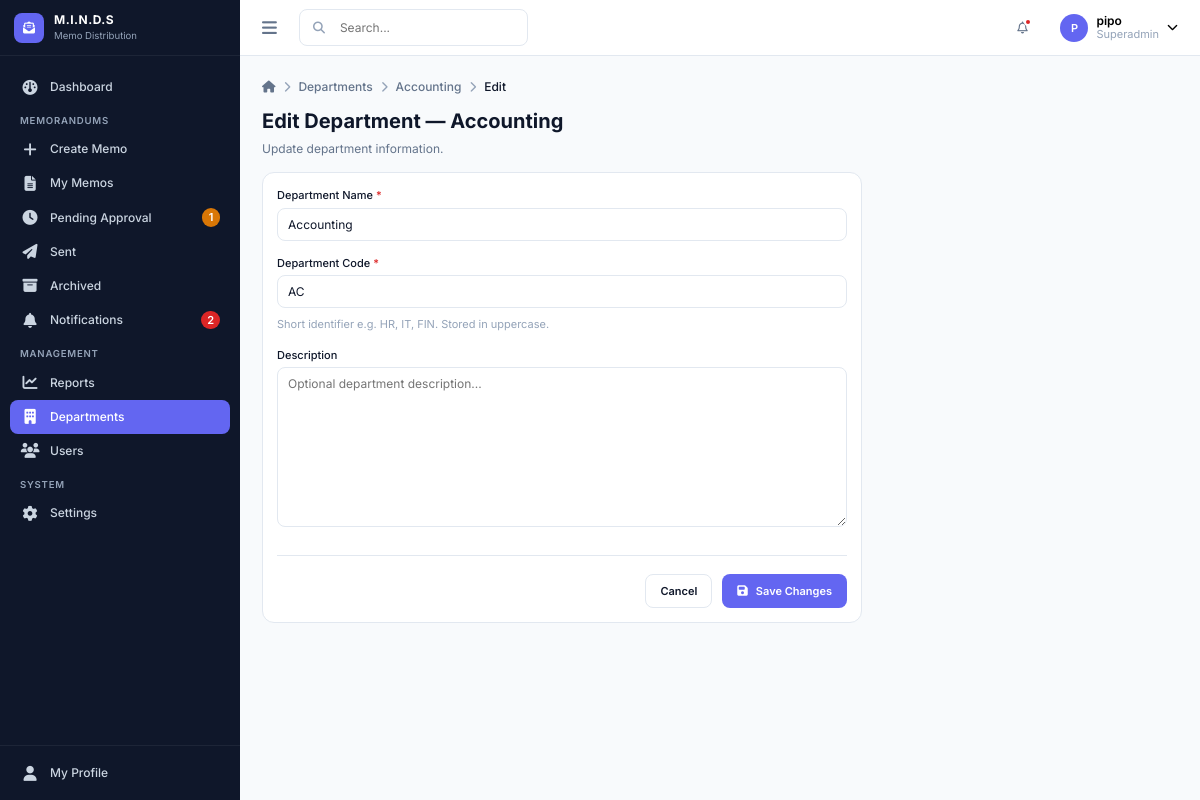
/departments/2/edit/ (signed in), run on the app's committed database.
### accounts/models.py (models this page shows, shortened)
class User(AbstractUser):
    class Role(models.TextChoices):
        SUPERADMIN = "superadmin", "Superadmin"
        ADMIN      = "admin",      "Admin"
        STAFF      = "staff",      "Staff"
    role = models.CharField(max_length=20, choices=Role.choices, default=Role.STAFF)
    department = models.ForeignKey(
        "departments.Department",
        on_delete=models.SET_NULL,
        null=True, blank=True,
        related_name="members",
    )
    @property
    def is_superadmin(self):
        return self.role == self.Role.SUPERADMIN
    def can_send_directly(self):
        return self.role in (self.Role.SUPERADMIN, self.Role.ADMIN)
    def can_manage_departments(self):
        return self.role == self.Role.SUPERADMIN

### departments/models.py (models this page shows, shortened)
class Department(models.Model):
    name = models.CharField(max_length=150, unique=True)
    code = models.CharField(max_length=20, unique=True)
    description = models.TextField(blank=True)
    created_at = models.DateTimeField(auto_now_add=True)
    class Meta:
        ordering = ["name"]

### departments/views.py (the view, shortened to what this page needs)
# urls.py: path("<int:pk>/edit/", views.DepartmentEditView.as_view(), name="edit"),
class DepartmentEditView(LoginRequiredMixin, SuperadminRequiredMixin, View):
    template_name = "departments/department_form.html"
    def get(self, request, pk):
        dept = get_object_or_404(Department, pk=pk)
        return render(request, self.template_name, {
            "form": DepartmentForm(instance=dept), "department": dept,
            "title": f"Edit Department — {dept.name}",
            "breadcrumbs": [
                {"label": "Departments", "url": reverse("departments:list")},
                {"label": dept.name, "url": reverse("departments:detail", args=[dept.pk])},
                {"label": "Edit"},
            ],
        })

### departments/forms.py (shortened to what this page needs)
class DepartmentForm(forms.ModelForm):
    class Meta:
        model = Department
        fields = ["name", "code", "description"]
        widgets = {
            "name": forms.TextInput(attrs={"class": "form-control", "placeholder": "e.g. Human Resources"}),
            "code": forms.TextInput(attrs={"class": "form-control", "placeholder": "e.g. HR"}),
            "description": forms.Textarea(attrs={"class": "form-control", "rows": 4, "placeholder": "Optional department description..."}),
        }

### core/context_processors.py (called while the page is built, shortened)
def global_counts(request):
    if not request.user.is_authenticated:
        return {}
    user = request.user
    data = {
        "unread_notif_count": Notification.objects.for_user(user).unread().count(),
        "recent_notifications": (
            Notification.objects.for_user(user).select_related("memo")[:6]
        ),
    }
    if user.can_send_directly():
        data["pending_count"] = Memorandum.objects.visible_to(user).pending_approval().count()
        data["draft_count"] = (
            Memorandum.objects.filter(created_by=user, status="draft").count()
        )
    return data

### core/permissions.py (called while the page is built)
    def test_func(self):
        user = self.request.user
        return user.is_authenticated and user.role in self.allowed_roles

### memos/models.py (called while the page is built, shortened)
    def visible_to(self, user):
        from django.db.models import Q
        if user.is_superadmin:
            return self

    def pending_approval(self):
        return self.filter(status=Memorandum.Status.PENDING)

### notifications/models.py (called while the page is built)
    def unread(self):
        return self.filter(is_read=False)

    def for_user(self, user):
        from memos.models import Memorandum
        return self.filter(
        user=user,
        memo__in=Memorandum.objects.visible_to(user)
    )

### departments/templates/departments/department_form.html (shortened to what this page needs)
{% extends "base.html" %}
{% block breadcrumb %}{% include "partials/breadcrumb.html" %}{% endblock %}
{% block content %}
<div class="page-header">
    <div><h1>{{ title }}</h1><p>{% if department %}Update department information.{% else %}Fill in the details to create a new department.{% endif %}</p></div>
</div>
<div class="card" style="max-width:600px;">
    <form method="post">
        <div class="form-group">
            <label class="form-label">Department Name <span class="required">*</span></label>
            {{ form.name }}
        </div>
        <div class="form-group">
            <label class="form-label">Department Code <span class="required">*</span></label>
            {{ form.code }}
            <p class="form-hint">Short identifier e.g. HR, IT, FIN. Stored in uppercase.</p>
        </div>
        <div class="form-group">
            <label class="form-label">Description</label>
            {{ form.description }}
        </div>
        <div class="form-actions">
            {% if department %}<a href="{% url 'departments:detail' department.pk %}" class="btn btn-secondary">Cancel</a>
            {% else %}<a href="{% url 'departments:list' %}" class="btn btn-secondary">Cancel</a>{% endif %}
            <button type="submit" class="btn btn-primary">
                <i class="fa-solid fa-floppy-disk"></i> {% if department %}Save Changes{% else %}Create Department{% endif %}
            </button>
        </div>
    </form>
</div>
{% endblock %}

### core/templates/partials/topbar.html (shortened to what this page needs)
<header class="topbar">
    <div class="topbar-left">
        <button class="sidebar-toggle" id="sidebarToggle" aria-label="Toggle sidebar">
            <i class="fa-solid fa-bars"></i>
        </button>
        {% include "partials/search_bar.html" %}
    </div>
    <div class="topbar-right">
        <div class="user-menu">
            <button class="topbar-icon-btn" id="notifBellToggle" aria-label="Notifications">
                <i class="fa-regular fa-bell"></i>
                {% if unread_notif_count %}<span class="badge-dot"></span>{% endif %}
            </button>
        </div>
        <div class="user-menu">
            <button class="user-menu-trigger" id="userMenuToggle">
                <div class="user-avatar">{{ user.first_name|first|default:user.username|first|upper }}</div>
                <div class="user-menu-info hide-mobile">
                    <div class="name">{{ user.get_full_name|default:user.username }}</div>
                    <div class="role">{{ user.get_role_display }}</div>
                </div>
                <i class="fa-solid fa-chevron-down text-xs hide-mobile"></i>
            </button>
        </div>
    </div>
</header>

### core/templates/partials/breadcrumb.html
<nav class="breadcrumb">
    <a href="{% url 'dashboard:index' %}"><i class="fa-solid fa-house"></i></a>
    {% for item in breadcrumbs %}
        <span class="sep"><i class="fa-solid fa-chevron-right"></i></span>
        {% if not forloop.last %}
            <a href="{{ item.url }}">{{ item.label }}</a>
        {% else %}
            <span class="current">{{ item.label }}</span>
        {% endif %}
    {% endfor %}
</nav>

### core/static/css/base.css (style rules this page uses)
:root { --color-primary: #6366f1; --color-primary-hover: #4f46e5; --color-primary-light: #eef2ff; --color-sidebar-bg: #0f172a; --color-sidebar-text: #cbd5e1; --color-sidebar-text-active: #ffffff; --color-sidebar-hover: #1e293b; --color-sidebar-active-bg: #6366f1; --color-bg: #f8fafc; --color-card: #ffffff; --color-border: #e2e8f0; --color-text-primary: #0f172a; --color-text-secondary: #64748b; --color-text-muted: #94a3b8; --color-success: #16a34a; --color-success-bg: #f0fdf4; --color-warning: #d97706; --color-warning-bg: #fffbeb; --color-danger: #dc2626; --color-danger-bg: #fef2f2; --color-info: #0284c7; --color-info-bg: #f0f9ff; --color-priority-normal: #64748b; --color-priority-important: #d97706; --color-priority-urgent: #dc2626; --color-unread-bg: #eef2ff; --color-unread-dot: #6366f1; --font-family: 'Inter', -apple-system, BlinkMacSystemFont, sans-serif; --font-size-xs: 0.75rem; --font-size-sm: 0.8125rem; --font-size-base: 0.875rem; --font-size-md: 1rem; --font-size-lg: 1.125rem; --font-size-xl: 1.375rem; --font-size-2xl: 1.75rem; --font-weight-normal: 400; --font-weight-medium: 500; --font-weight-semibold: 600; --font-weight-bold: 700; --space-1: 4px; --space-2: 8px; --space-3: 12px; --space-4: 16px; --space-5: 20px; --space-6: 24px; --space-8: 32px; --space-10: 40px; --space-12: 48px; --radius-sm: 6px; --radius-md: 8px; --radius-lg: 12px; --radius-full: 9999px; --shadow-sm: 0 1px 2px 0 rgba(15,23,42,.05); --shadow-md: 0 4px 6px -1px rgba(15,23,42,.07),0 2px 4px -2px rgba(15,23,42,.05); --shadow-lg: 0 10px 15px -3px rgba(15,23,42,.08),0 4px 6px -4px rgba(15,23,42,.05); --sidebar-width: 260px; --sidebar-width-collapsed: 76px; --topbar-height: 64px; --transition-speed: 0.18s; }
*,*::before,*::after { box-sizing:border-box;margin:0;padding:0 }
html { font-size:16px }
body { font-family:var(--font-family);font-size:var(--font-size-base);color:var(--color-text-primary);background-color:var(--color-bg);line-height:1.5;-webkit-font-smoothing:antialiased }
a { color:inherit;text-decoration:none }
button { font-family:inherit;cursor:pointer }
input,textarea,select { font-family:inherit;font-size:inherit }
.text-xs { font-size:var(--font-size-xs) }

### data on the page
User: first_name|first "P", get_full_name "pipo", role "Superadmin"
Department: label "Accounting", name "Accounting", code "AC"

### other printed values
{{ pending_count }} "1"
{{ unread_notif_count }} "2"
{{ item.label }} "Departments"
{{ item.label }} "Edit"
{{ title }} "Edit Department — Accounting"
